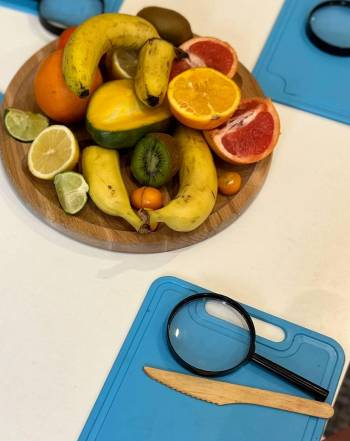
#> input picture lesson_2/data/photo_3.jpg, 350 x 441 px
$ jupyter execute Homework.ipynb   (shell and % lines are left out)
#> lines starting #> are read from the running program, lines starting #| are printed output that depends on the picture; long printed decimals are rounded
# HOMEWORK 2
For this homework you will have to complete and implement the colour balancing for:
* Gray world algorithm
* Scale-by-max algorithm

You are free to use your own images. Experiment with more images and think about the effect each of the algorithms has on the resulting (balanced) image.

### Colour Balancing
In this notebook we will show different type of colour balancing making use of von Kries' hypothesis.

[cell 1]
cd CV-HW/lesson_2/

[cell 2]
import cv2
import numpy as np
from matplotlib import pyplot as plt
plt.rcParams['figure.figsize'] = [15, 5]

[cell 3]
img = cv2.imread('./data/photo_3.jpg')
#> img is the input picture: shape (441, 350, 3); mean B, G, R 128.4, 156.6, 162.6
img = cv2.cvtColor(img, cv2.COLOR_BGR2RGB)
plt.imshow(img)

### White patch
In white patch algorithm we choose a group of pixels we know they should be white. We then scale the resulting image colour channels by this white patch.

[cell 4]
# Define white patch and the coefficients
row, col = 250, 30
white = img[row, col, :]
#> white = [238, 231, 215]
coeffs = 255.0/white
#> coeffs = [1.07, 1.1, 1.19]

# Apply white balancing and generate balanced image
balanced = np.zeros_like(img, dtype=np.float32)
for channel in range(3):
    balanced[..., channel] = img[..., channel] * coeffs[channel]
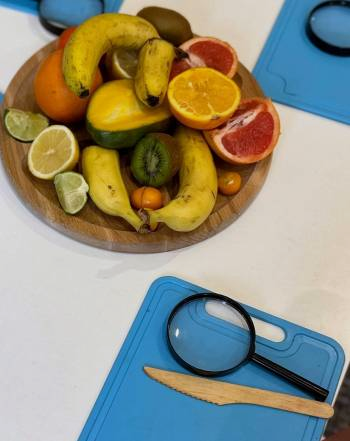
#> balanced: shape (441, 350, 3) float32; mean R, G, B 174.2, 172.9, 152.3; drawn with min black and max white

# White patching does not guarantee that the dynamic range is preserved, images must be clipped.
balanced = balanced/255
balanced[balanced > 1] = 1
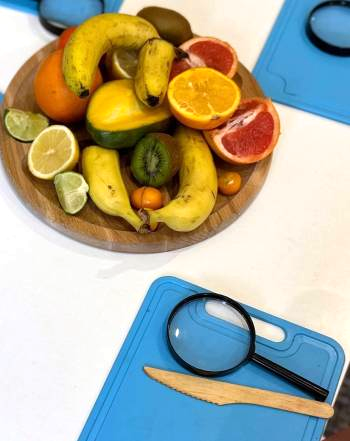
#> balanced: shape (441, 350, 3) float32; mean R, G, B 0.681, 0.678, 0.597

plt.subplot(121), plt.imshow(img)
plt.subplot(122), plt.imshow(balanced)
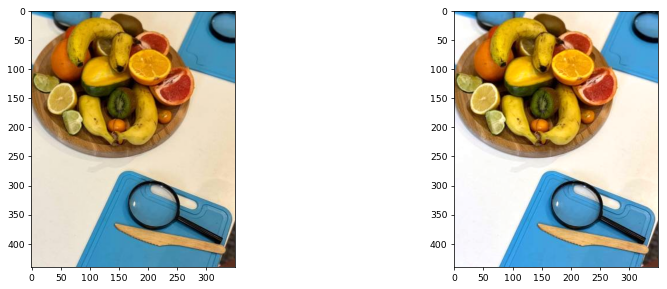
#> figure drawn by matplotlib, 2 panels

### Gray world
This algorithm assumes that a scene, on average, is gray.

[cell 5]
# Load your image
img = cv2.imread('./data/photo_3.jpg')
img = cv2.cvtColor(img, cv2.COLOR_BGR2RGB)

# Compute the mean values for all three colour channels (red, green, blue)
mean_r = img[..., 0].mean()
#> mean_r = 162.6
mean_g = img[..., 1].mean()
#> mean_g = 156.6
mean_b = img[..., 2].mean()
#> mean_b = 128.4
print(mean_r, mean_g, mean_b)
#| 162.643 156.643 128.444

# Compute the coefficients kr, kg, kb
# Note: there are 3 coefficients to compute but we only have 2 equations.
# Therefore, you have to make an assumption, fix the value of one of the
# coefficients and compute the remining two
# Hint: You can fix the coefficient of the brightest colour channel to 1.

# the brightest colour channel has max mean value
mean_max = np.array([mean_r, mean_g, mean_b]).max()
#> mean_max = 162.6
print(mean_max)
#| 162.643

# the coefficient of the brightest colour channel will be 1
kr = round (mean_r / mean_max, 2)
#> kr = 1
kg = round (mean_g / mean_max, 2)
#> kg = 0.96
kb = round (mean_b / mean_max, 2)
#> kb = 0.79
print(kr, kg, kb)
#| 1.0 0.96 0.79

# Apply color balancing and generate the balanced image
balanced = img.copy()
balanced[..., 0] = img[..., 0] * kr
balanced[..., 1] = img[..., 1] * kg
balanced[..., 2] = img[..., 2] * kb
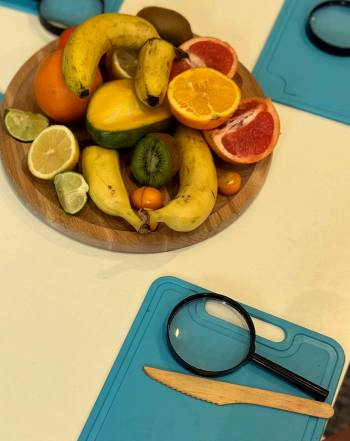
#> balanced: shape (441, 350, 3); mean R, G, B 162.6, 149.9, 101

# Show the original and the balanced image side by side
plt.subplot(121), plt.imshow(img)
plt.subplot(122), plt.imshow(balanced)

### Scale-by-max
This is a straightforward algorithm that scales each colour channel by its maximum value. Note that it is sensitive to noise and saturations.

[cell 6]
# Scale-by-max algorithm
# Load your image
img = cv2.imread('./data/photo_4.jpg')
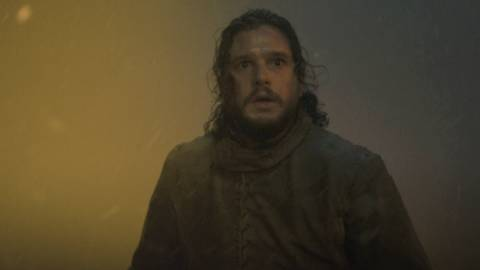
#> input picture lesson_2/data/photo_4.jpg, 480 x 270 px
#> img is the input picture: shape (270, 480, 3); mean B, G, R 42.7, 66.9, 78.5
img = cv2.cvtColor(img, cv2.COLOR_BGR2RGB)

# Compute the maximum values for all three colour channels (red, green, blue)
max_r = img[..., 0].max()
#> max_r = 177
max_g = img[..., 1].max()
#> max_g = 133
max_b = img[..., 2].max()
#> max_b = 79
print(max_r, max_g, max_b)
#| 177 133 79

# Apply scale-by-max balancing and generate the balanced image
balanced = np.zeros_like(img, dtype=np.float32)
balanced[..., 0] = img[..., 0] / max_r
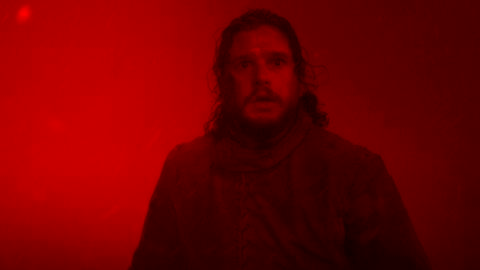
#> balanced: shape (270, 480, 3) float32; mean R, G, B 0.444, 0, 0
balanced[..., 1] = img[..., 1] / max_g
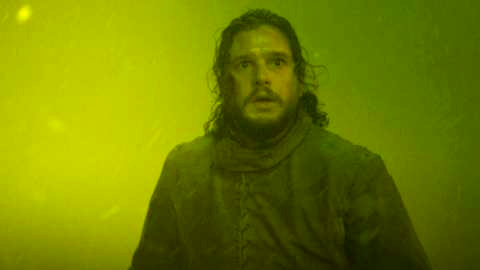
#> balanced: shape (270, 480, 3) float32; mean R, G, B 0.444, 0.503, 0
balanced[..., 2] = img[..., 2] / max_b
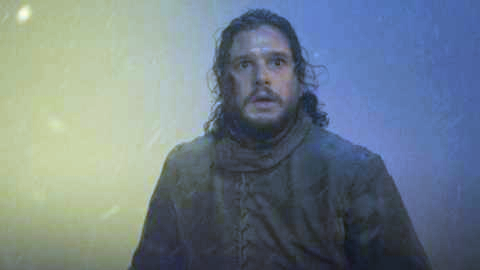
#> balanced: shape (270, 480, 3) float32; mean R, G, B 0.444, 0.503, 0.541

plt.subplot(121), plt.imshow(img), plt.title('Original')
plt.subplot(122), plt.imshow(balanced), plt.title('Balanced')
plt.show()
